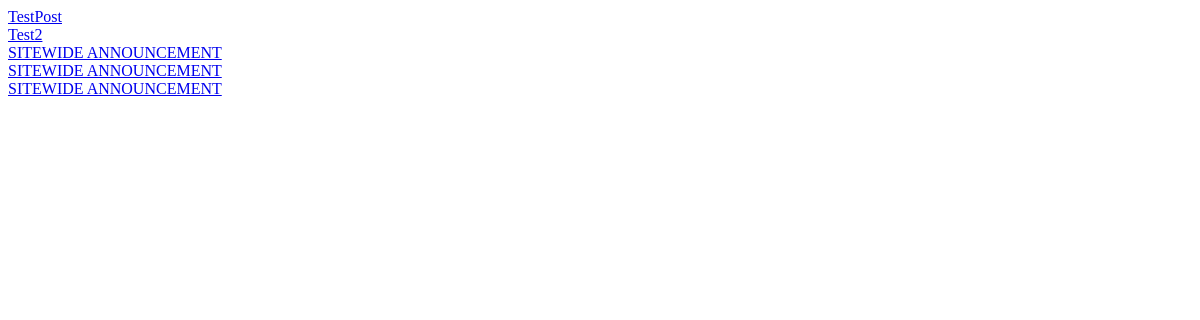
Before: / with the older database file.
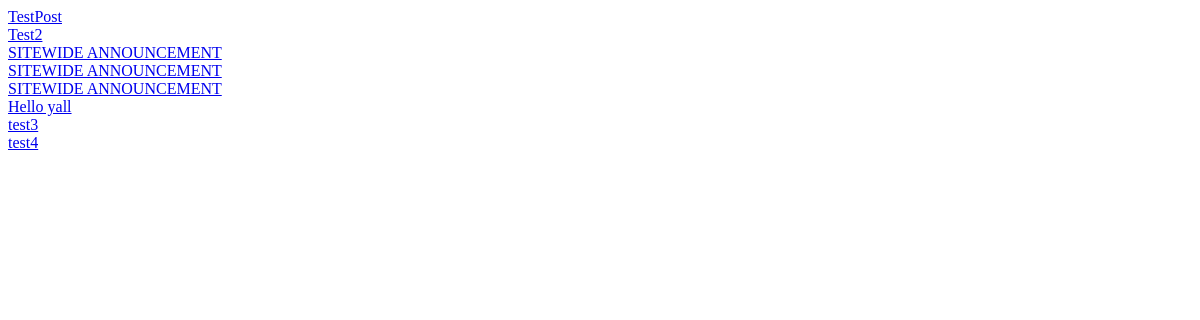
After: the same page with the newer database file.
### tables this page shows
CREATE TABLE "posts" (
	"Title"	TEXT,
	"id"	INTEGER UNIQUE,
	"userID"	INTEGER,
	"content"	TEXT,
	PRIMARY KEY("id" AUTOINCREMENT)
);

### 01.py (the view)
@app.route('/')
def index():
    with db.connect("userCache.db") as database:
        posts = fetchPosts()
    return render_template('index.html', posts=posts)

### 01.py (called while the page is built)
def fetchPosts():
    with db.connect("userCache.db") as database:
        cur = database.cursor()
        posts = cur.execute("SELECT * FROM posts").fetchall()
        actualposts = []
        for post in posts:
            actualposts.append(Post(post[0], post[3], post[2], post[1]))
        return actualposts

### templates/index.html (shortened to what this page needs)
{% for post in posts %}
<div><a href={{ post.ID }}> {{ post.title }}</a></div>
{% endfor %}

Changed rows visible on the page:
added posts: title "Hello yall"
added posts: title "test3"
added posts: title "test4"
